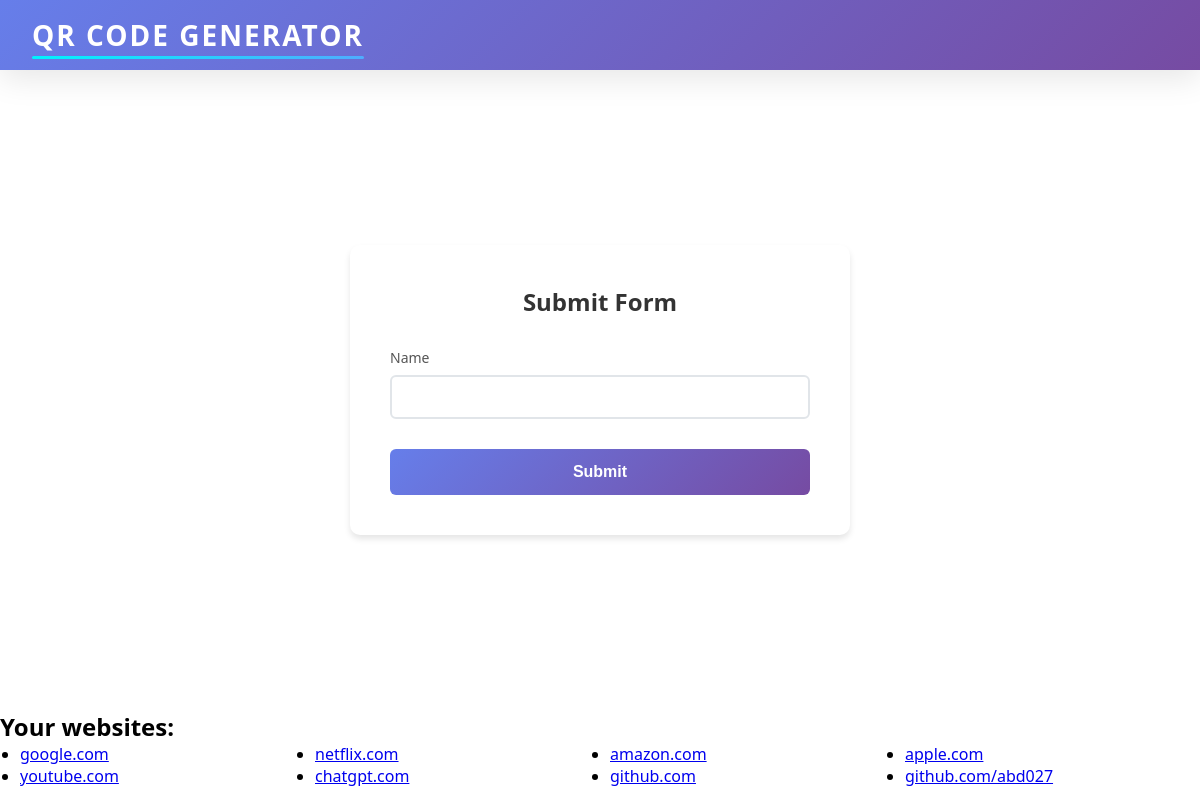
The page / on the database its author committed.
### websites/models.py (models this page shows, shortened)
class Website(models.Model):
    name = models.CharField(max_length=200)
    qr_code = models.ImageField(upload_to='qr_codes', blank=True)

### websites/views.py (the view)
# urls.py: path('', views.home, name='home'),
def home(request):
    websites = Website.objects.all()
    form = WebsiteForm()
    if request.method == "POST":
        form = WebsiteForm(request.POST)
        if form.is_valid():
            form.save()
            return redirect('home')
    context = {'form': form, 'websites': websites}
    return render(request, 'websites/home.html', context)

### websites/forms.py
class WebsiteForm(ModelForm):
    class Meta:
        model = Website
        fields = ['name']

### websites/templates/websites/home.html (shortened to what this page needs)
{% extends 'main.html' %}
{% block content %}
    <div class="form-container">
    <div class="form-wrapper">
        <h2 class="form-title">Submit Form</h2>
        <form action="" method="POST" enctype="multipart/form-data">
            {% for field in form %}
            <div class="form-group">
                <label for="{{ field.id_for_label }}">{{ field.label }}</label>
                {{ field }}
            </div>
            {% endfor %}
            <input type="submit" value="Submit" class="submit-btn"/>
        </form>
    </div>
</div>
<h2>Your websites:</h2>
<ul>
    {% for website in websites %}
    <li><a href="{% url 'qrcode' website.id %}">{{website.name}}</a></li>
    {% endfor %}
</ul>
{% endblock content %}

### templates/main.html (shortened to what this page needs)
{% load static %}
<!DOCTYPE html>
<html lang="en">
<head>
    <link rel="stylesheet" href="{% static 'styles/style.css' %}">
</head>
<body>
    {% include 'navbar.html' %}
    {% block content %}
    {% endblock %}
</body>
</html>

### templates/navbar.html (shortened to what this page needs)
<nav class="navbar">
    <div class="nav-container">
        <a href="{% url 'home' %}" style="text-decoration: none;"><div class="nav-title">QR Code Generator</div></a>
    </div>
</nav>

### static/styles/style.css (style rules this page uses)
* { margin: 0; padding: 0; box-sizing: border-box; }
body { font-family: "Segoe UI", Tahoma, Geneva, Verdana, sans-serif; margin: 0; padding: 0; }
.navbar { background: linear-gradient(135deg, #667eea 0%, #764ba2 100%); padding: 1rem 2rem; box-shadow: 0 8px 32px rgba(0, 0, 0, 0.1); }
.nav-container { max-width: 1200px; margin: 0 auto; display: flex; justify-content: space-between; align-items: center; }
.nav-title { font-size: 1.75rem; font-weight: 700; color: white; text-transform: uppercase; letter-spacing: 2px; position: relative; }
.nav-title::after { content: ""; position: absolute; bottom: -5px; left: 0; width: 100%; height: 3px; background: linear-gradient(90deg, #00f2fe 0%, #4facfe 100%); border-radius: 2px; }
.form-container { display: flex; justify-content: center; align-items: center; min-height: 80vh; padding: 20px; }
.form-wrapper { background: white; padding: 40px; border-radius: 10px; box-shadow: 0 4px 6px rgba(0, 0, 0, 0.1); width: 100%; max-width: 500px; }
.form-title { text-align: center; margin-bottom: 30px; color: #333; font-size: 24px; font-weight: 600; }
.form-group { margin-bottom: 20px; }
.form-group label { display: block; margin-bottom: 8px; font-weight: 500; color: #555; font-size: 14px; }
.form-group input, .form-group select, .form-group textarea { width: 100%; padding: 12px 15px; border: 2px solid #e1e5e9; border-radius: 6px; font-size: 14px; transition: border-color 0.3s ease; box-sizing: border-box; }
.submit-btn { width: 100%; background: linear-gradient(135deg, #667eea 0%, #764ba2 100%); color: white; padding: 14px 20px; border: none; border-radius: 6px; font-size: 16px; font-weight: 600; cursor: pointer; transition: transform 0.2s ease, box-shadow 0.2s ease; margin-top: 10px; }
ul { margin-left: 20px; display:grid; grid-template-columns: 1fr 1fr 1fr 1fr; }

### rows shown on the page
Website: name "google.com"
Website: name "netflix.com"
Website: name "amazon.com"
Website: name "apple.com"
Website: name "youtube.com"
Website: name "chatgpt.com"
Website: name "github.com"
Website: name "github.com/abd027"

### other values the page prints
{{ field.label }} "Name"
